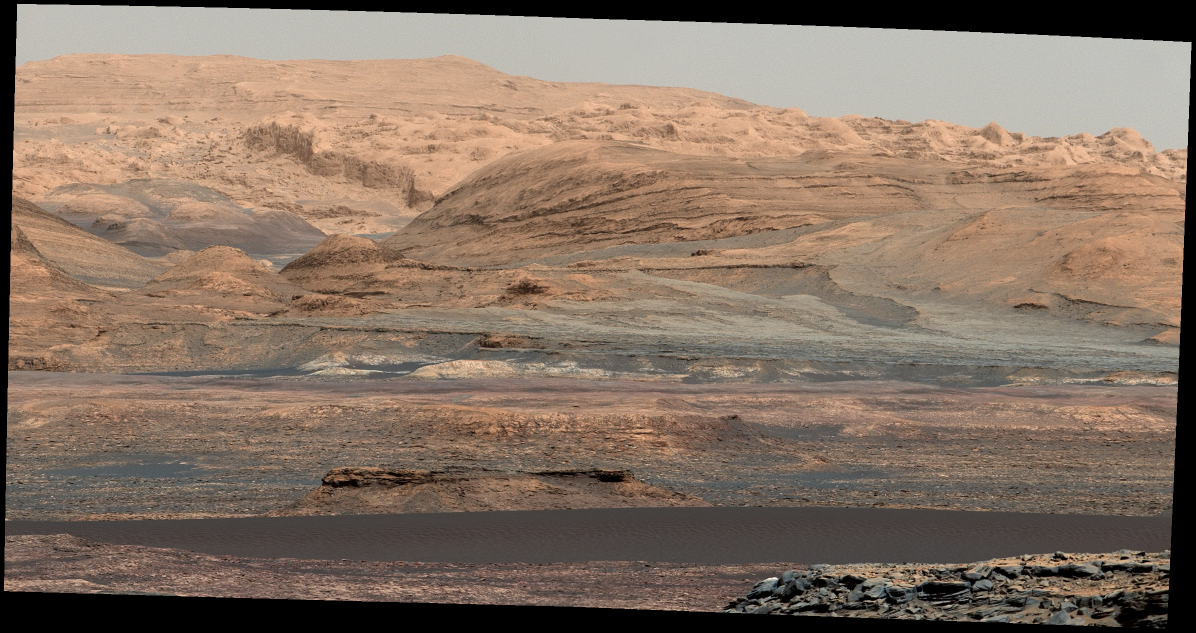
%> input picture Mars_dunes.jpg, 2391 x 1265 px (shown at 1/2 size)
$ octave projet.m   (GNU Octave 9; MATLAB toolbox functions it lacks are replaced by stand-ins)
%> lines starting %> are read from the running program, lines starting %| are printed output that depends on the picture
Yini = single(imread('Mars_dunes.jpg'));
ltot = size(Yini, 1);
%> ltot = 1265
ctot = size(Yini, 2);
%> ctot = 2391
trois = size(Yini,3);
%> trois = 3
image(uint8(Yini));
title('image initiale');
axis equal

nl = 500;
global l;
l = floor(ltot/nl);
%> l = 2
nc = 1000;
global c;
c = floor(ctot/nc);
%> c = 2

disp("Avant Extraction des blocs");
A = zeros(nl * nc, l*c, 3);
for i = 1:nl
    %disp("Extraction i des blocs");
    for j = 1:nc
        Y = Yini((i-1)*l+1: i*l, (j-1)*c+1:j*c,:);
        A((i-1)*nc + j,:, :) = reshape(Y, l*c, 3);
    end
end

disp("Apres Extraction des blocs");


Yfin = zeros(ltot, ctot, 3);

for i = 1:nl
    for j = 1:nc
        Yfin((i-1)*l+1: i*l, (j-1)*c+1:j*c,:) = reshape(A((i-1)*nc + j,:,:), l, c, 3);
    end
end
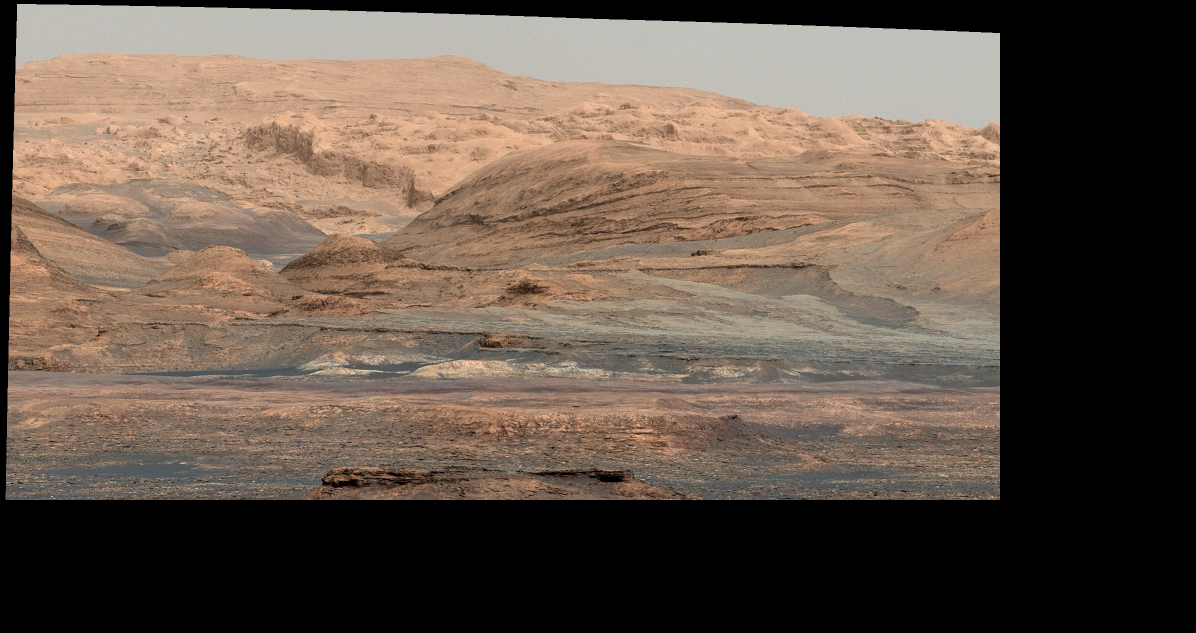
%> Yfin: size 1265x2391x3 double (shown at 1/2 size); mean R, G, B 100.6, 85.7, 73.9

figure(2)
image(uint8(Yfin));
title('reconstruction test');
axis equal

Acompresse = zeros(nl * nc, l * c, 3);
p = 2;  %doit etre inferieur a 3
disp("Avant compression des blocs");
Iptot = 0;
%> the run ends on the next line
for i = 1: nc * nl
% [55 lines not run here, left out]
function [P, E, Ip] = codeur_ACP(X,p)
    Xcov = cov(X);
    [E,D] = eig(Xcov);
    E = E(:,3-p+1: 3);
    P = X*E;
    Iptemp(1) = std(X(:,1));
    Iptemp(2) = std(X(:,2));
    Iptemp(3) = std(X(:,3));
    Ip = 0;
    for i = 3-p+1: 3
        Ip = Ip +  Iptemp(i);
    end
end

function X = decodeur_ACP(P,E)
    X = P * E';
end
